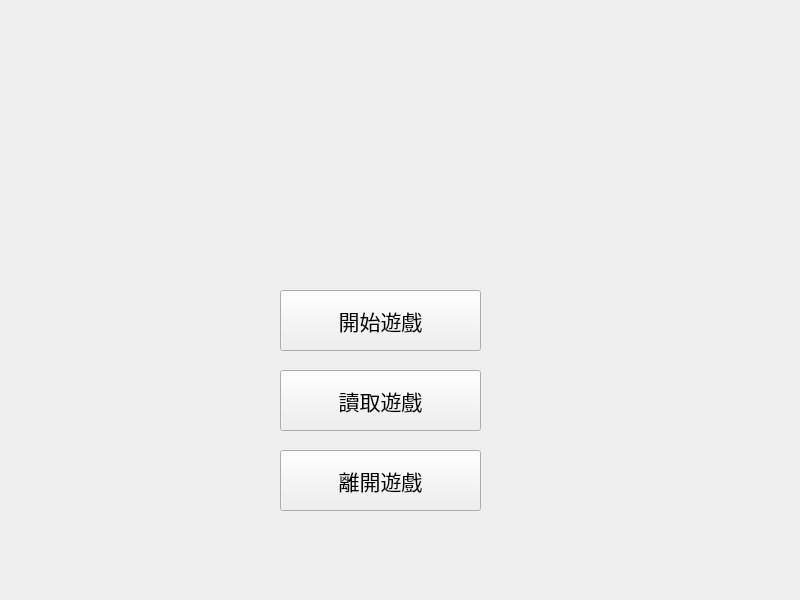
<?xml version="1.0" encoding="UTF-8"?>
<ui version="4.0">
 <class>Viewer</class>
 <widget class="QWidget" name="Viewer">
  <property name="geometry">
   <rect>
    <x>0</x>
    <y>0</y>
    <width>800</width>
    <height>600</height>
   </rect>
  </property>
  <property name="maximumSize">
   <size>
    <width>800</width>
    <height>600</height>
   </size>
  </property>
  <property name="windowTitle">
   <string>Form</string>
  </property>
  <widget class="QPushButton" name="StartGameButton">
   <property name="geometry">
    <rect>
     <x>280</x>
     <y>290</y>
     <width>201</width>
     <height>61</height>
    </rect>
   </property>
   <property name="font">
    <font>
     <pointsize>16</pointsize>
    </font>
   </property>
   <property name="text">
    <string>開始遊戲</string>
   </property>
  </widget>
  <widget class="QPushButton" name="LoadGameButton">
   <property name="geometry">
    <rect>
     <x>280</x>
     <y>370</y>
     <width>201</width>
     <height>61</height>
    </rect>
   </property>
   <property name="font">
    <font>
     <pointsize>16</pointsize>
    </font>
   </property>
   <property name="text">
    <string>讀取遊戲</string>
   </property>
  </widget>
  <widget class="QPushButton" name="LeaveButton">
   <property name="geometry">
    <rect>
     <x>280</x>
     <y>450</y>
     <width>201</width>
     <height>61</height>
    </rect>
   </property>
   <property name="font">
    <font>
     <pointsize>16</pointsize>
    </font>
   </property>
   <property name="text">
    <string>離開遊戲</string>
   </property>
  </widget>
 </widget>
 <resources/>
 <connections/>
</ui>
